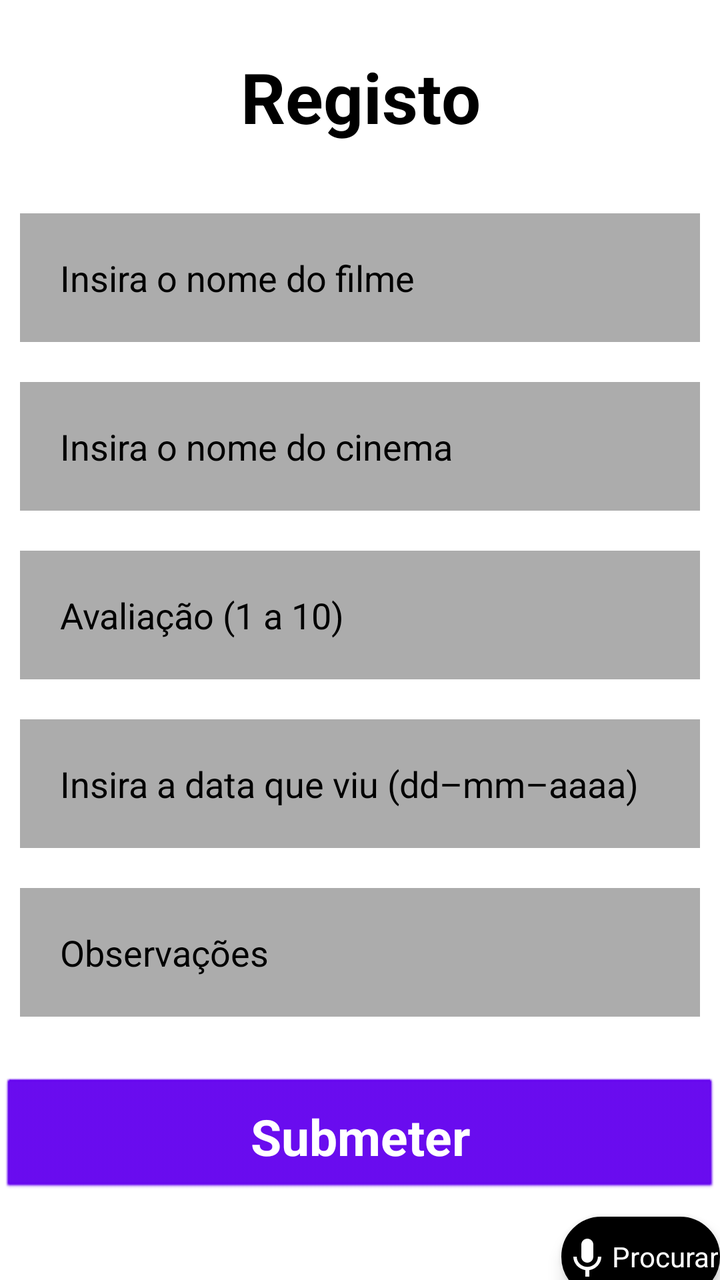
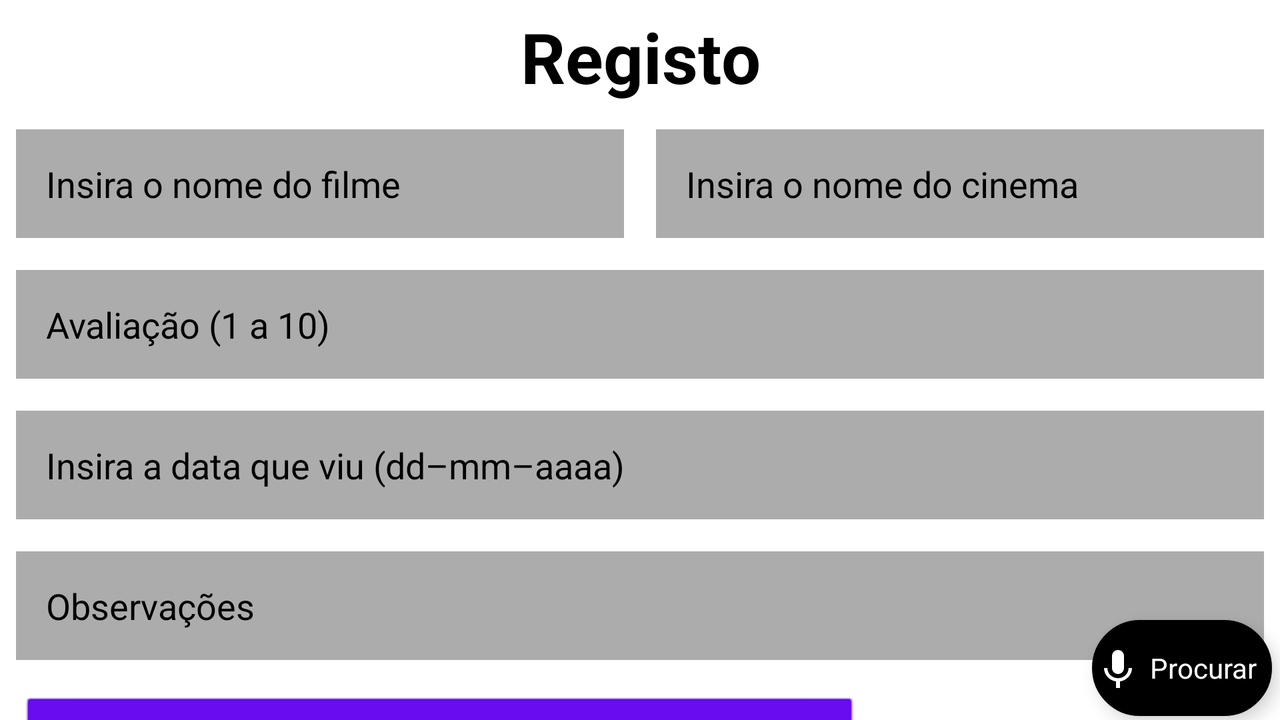

First picture: res/layout/ on a phone held upright. Second picture: the repository's own variant of that layout, on a device whose configuration matches the variant's folder. Source for both follows.
<!-- AndroidManifest.xml: application theme Theme.App -->
<!-- res/layout/fragment_form.xml -->
<?xml version="1.0" encoding="utf-8"?>
<LinearLayout xmlns:android="http://schemas.android.com/apk/res/android"
    xmlns:tools="http://schemas.android.com/tools"
    android:layout_width="match_parent"
    android:layout_height="match_parent"
    xmlns:app="http://schemas.android.com/apk/res-auto"
    android:id="@+id/form"
    tools:context=".FormFragment"
    android:orientation="horizontal">
    <LinearLayout
        android:layout_width="match_parent"
        android:layout_height="match_parent"
        android:orientation="vertical">
        <TextView
            android:layout_width="match_parent"
            android:layout_height="wrap_content"
            android:text="@string/titulo_registo"
            android:textSize="35sp"
            android:textStyle="bold"
            android:textColor="@color/black"
            android:gravity="center"
            android:layout_margin="25dp"
            />
        <EditText
            android:layout_width="match_parent"
            android:layout_height="wrap_content"
            android:id="@+id/f_nome"
            android:hint="@string/form_nome"
            android:textColorHint="@color/black"
            android:background="@color/greyis"
            android:textColor="@color/black"
            android:layout_margin="10dp"
            android:padding="20dp"/>
        <EditText
            android:layout_width="match_parent"
            android:layout_height="wrap_content"
            android:id="@+id/f_cinema"
            android:hint="@string/form_cinema"
            android:textColorHint="@color/black"
            android:background="@color/greyis"
            android:textColor="@color/black"
            android:layout_margin="10dp"
            android:padding="20dp"/>
        <EditText
            android:layout_width="match_parent"
            android:layout_height="wrap_content"
            android:id="@+id/f_avaliacao"
            android:hint="@string/form_avaliacao"
            android:textColorHint="@color/black"
            android:background="@color/greyis"
            android:textColor="@color/black"
            android:layout_margin="10dp"
            android:padding="20dp"/>
        <EditText
            android:layout_width="match_parent"
            android:layout_height="wrap_content"
            android:id="@+id/f_data"
            android:hint="@string/form_data"
            android:textColorHint="@color/black"
            android:background="@color/greyis"
            android:textColor="@color/black"
            android:layout_margin="10dp"
            android:padding="20dp"/>
        <EditText
            android:layout_width="match_parent"
            android:layout_height="wrap_content"
            android:id="@+id/f_observacoes"
            android:hint="@string/form_observacoes"
            android:textColorHint="@color/black"
            android:background="@color/greyis"
            android:textColor="@color/black"
            android:layout_margin="10dp"
            android:padding="20dp"/>
        <Button
            android:layout_width="match_parent"
            android:layout_height="60dp"
            android:id="@+id/f_submit"
            style="@android:style/Widget.Button"
            android:layout_marginTop="20dp"
            android:text="@string/submeter"
            android:textStyle="bold"
            android:textSize="25sp"
            android:textColor="@color/white"
            />
        <TextView
            android:id="@+id/voice_button"
            android:elevation="5dp"
            android:layout_width="wrap_content"
            android:layout_height="40dp"
            android:background="@drawable/voz_button"
            android:layout_gravity="bottom|end"
            android:layout_marginTop="10dp"
            android:clickable="true"
            android:gravity="center"
            android:text="@string/Procurar"
            android:textColor="#ffff"
            app:drawableStartCompat="@drawable/icon_voz"
            android:focusable="true" />
    </LinearLayout>
</LinearLayout>
<!-- resources referenced by this layout -->
<resources>
  <color name="black">#FF000000</color>
  <color name="greyis">#ACACAC</color>
  <color name="white">#FFFFFFFF</color>
  <!-- drawable icon_voz (drawable) -->
  <vector android:height="24dp" android:tint="#ffff"
      android:viewportHeight="24" android:viewportWidth="24"
      android:width="24dp" xmlns:android="http://schemas.android.com/apk/res/android">
      <path android:fillColor="@android:color/white" android:pathData="M12,15c1.66,0 2.99,-1.34 2.99,-3L15,6c0,-1.66 -1.34,-3 -3,-3S9,4.34 9,6v6c0,1.66 1.34,3 3,3zM17.3,12c0,3 -2.54,5.1 -5.3,5.1S6.7,15 6.7,12L5,12c0,3.42 2.72,6.23 6,6.72L11,22h2v-3.28c3.28,-0.48 6,-3.3 6,-6.72h-1.7z"/>
  </vector>
  <!-- drawable voz_button (drawable) -->
  <?xml version="1.0" encoding="utf-8"?>
  <shape xmlns:android="http://schemas.android.com/apk/res/android">
      <stroke
          android:width="2dp"
          android:color="@color/black" />
  
      <solid android:color="@color/black" />
      <padding
          android:left="1dp"
          android:right="1dp"
          android:bottom="1dp"
          android:top="1dp" />
      <corners android:radius="300dp"/>
  </shape>
  <string name="Procurar">Procurar</string>
  <string name="form_avaliacao">Avaliação (1 a 10)</string>
  <string name="form_cinema">Insira o nome do cinema</string>
  <string name="form_data">Insira a data que viu (dd–mm–aaaa)</string>
  <string name="form_nome">Insira o nome do filme</string>
  <string name="form_observacoes">Observações</string>
  <string name="submeter">Submeter</string>
  <string name="titulo_registo">Registo</string>
  <style name="Theme.App" parent="Theme.MaterialComponents.DayNight.NoActionBar">
          <item name="colorPrimary">@color/purple_500</item>
          <item name="colorPrimaryVariant">@color/purple_700</item>
          <item name="colorOnPrimary">@color/white</item>
          <item name="colorSecondary">@color/teal_200</item>
          <item name="colorSecondaryVariant">@color/teal_700</item>
          <item name="colorOnSecondary">@color/black</item>
          <item name="android:statusBarColor">?attr/colorPrimaryVariant</item>
      </style>
  <color name="purple_500">#FF6200EE</color>
  <color name="purple_700">#FF3700B3</color>
  <color name="teal_200">#FF03DAC5</color>
  <color name="teal_700">#FF018786</color>
</resources>
<!-- res/layout-land/fragment_form.xml (the repository's variant of the layout above) -->
<!-- drawn on the phone turned sideways -->
<?xml version="1.0" encoding="utf-8"?>
<FrameLayout xmlns:android="http://schemas.android.com/apk/res/android"
    xmlns:tools="http://schemas.android.com/tools"
    android:layout_width="match_parent"
    android:layout_height="match_parent"
    xmlns:app="http://schemas.android.com/apk/res-auto"
    android:id="@+id/form"
    tools:context=".FormFragment"
    android:orientation="horizontal">
    <LinearLayout
        android:layout_width="match_parent"
        android:layout_height="match_parent"
        android:orientation="vertical">
        <TextView
            android:layout_width="match_parent"
            android:layout_height="wrap_content"
            android:text="@string/titulo_registo"
            android:textSize="35sp"
            android:textStyle="bold"
            android:textColor="@color/black"
            android:gravity="center"
            android:layout_margin="5dp"
            />
        <LinearLayout
            android:layout_width="match_parent"
            android:layout_height="wrap_content"
            android:orientation="horizontal"
            android:weightSum="2">
            <EditText
                android:layout_width="0dp"
                android:layout_height="wrap_content"
                android:layout_weight="1"
                android:id="@+id/f_nome"
                android:hint="@string/form_nome"
                android:textColorHint="@color/black"
                android:background="@color/greyis"
                android:textColor="@color/black"
                android:layout_margin="8dp"
                android:padding="15dp"/>
            <EditText
                android:layout_width="0dp"
                android:layout_height="wrap_content"
                android:id="@+id/f_cinema"
                android:hint="@string/form_cinema"
                android:layout_weight="1"
                android:textColorHint="@color/black"
                android:background="@color/greyis"
                android:textColor="@color/black"
                android:layout_margin="8dp"
                android:padding="15dp"/>
        </LinearLayout>
        <EditText
            android:layout_width="match_parent"
            android:layout_height="wrap_content"
            android:id="@+id/f_avaliacao"
            android:hint="@string/form_avaliacao"
            android:textColorHint="@color/black"
            android:background="@color/greyis"
            android:textColor="@color/black"
            android:layout_margin="8dp"
            android:padding="15dp"/>
        <EditText
            android:layout_width="match_parent"
            android:layout_height="wrap_content"
            android:id="@+id/f_data"
            android:hint="@string/form_data"
            android:textColorHint="@color/black"
            android:background="@color/greyis"
            android:textColor="@color/black"
            android:layout_margin="8dp"
            android:padding="15dp"/>
        <EditText
            android:layout_width="match_parent"
            android:layout_height="wrap_content"
            android:id="@+id/f_observacoes"
            android:hint="@string/form_observacoes"
            android:textColorHint="@color/black"
            android:background="@color/greyis"
            android:textColor="@color/black"
            android:layout_margin="8dp"
            android:padding="15dp"/>
        <LinearLayout
            android:layout_width="match_parent"
            android:layout_height="wrap_content"
            android:orientation="horizontal"
            android:weightSum="3">
            <Button
                android:layout_width="0dp"
                android:layout_height="60dp"
                android:id="@+id/f_submit"
                android:layout_weight="2"
                style="@android:style/Widget.Button"
                android:layout_marginTop="10dp"
                android:layout_marginStart="10dp"
                android:text="@string/submeter"
                android:textStyle="bold"
                android:textSize="25sp"
                android:textColor="@color/white"
                />

        </LinearLayout>
    </LinearLayout>
    <TextView
        android:id="@+id/voice_button"
        android:elevation="5dp"
        android:layout_width="90dp"
        android:layout_height="48dp"
        android:background="@drawable/voz_button"
        android:layout_marginStart="30dp"
        android:layout_marginTop="12dp"
        android:clickable="true"
        android:paddingRight="4dp"
        android:layout_marginEnd="4dp"
        android:layout_marginBottom="2dp"
        android:layout_gravity="bottom|right"
        android:gravity="center"
        android:text="@string/Procurar"
        android:textColor="#ffff"
        app:drawableStartCompat="@drawable/icon_voz"
        android:focusable="true" />
</FrameLayout>
